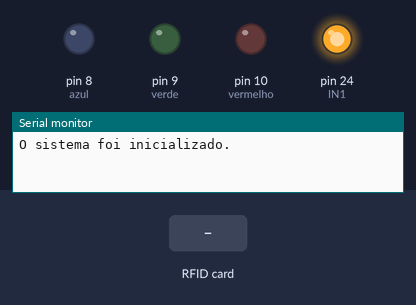
Recording of a sketch running on a simulated Arduino Mega 2560, built with avr-gcc and run on an emulated ATmega2560. Parts: output pins drawn as LEDs (lit = HIGH), the last lines printed to the serial monitor. The test bench sets the inputs (shaded band). Pins used as bus, display or sensor lines are not drawn.

Above: at 2.2 s.
2.3 s: RFID card A0 13 C1 BC held to the reader
At 3.9 s:
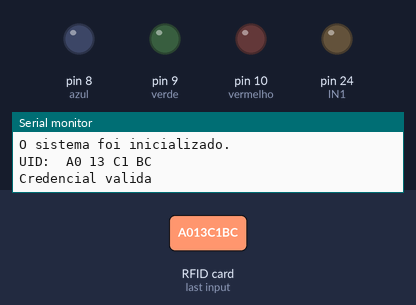
4.3 s: RFID card 5E 7A 19 C4 held to the reader
At 5.2 s:
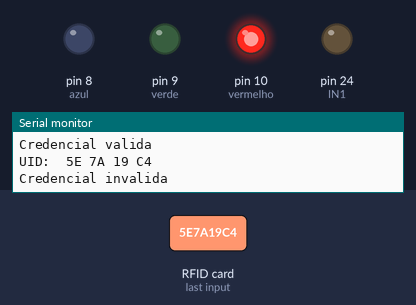
6.8 s: RFID card A0 13 C1 BC held to the reader
At 7.2 s:
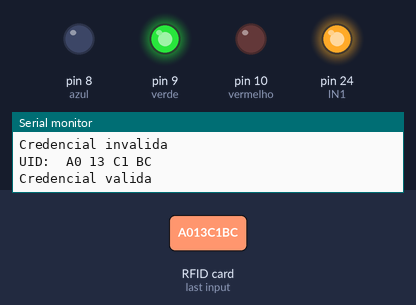
8.8 s: RFID card 5E 7A 19 C4 held to the reader
At 9.7 s:
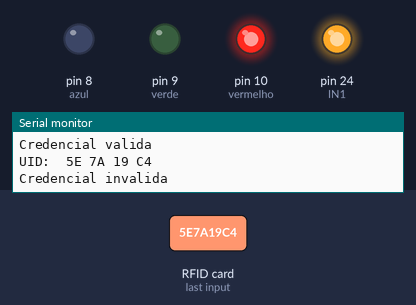
Timing chart, 0 to 11.8 s (numbered marks = the images above; inputs shaded):
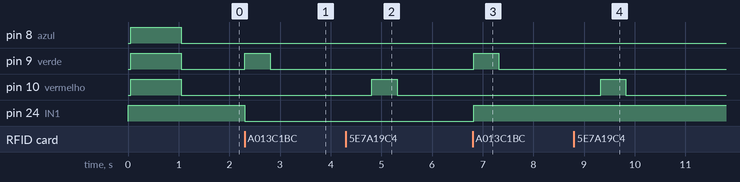

The sketch:

Automacao-com-RFID-v1.ino
```cpp
//Leitor RC522
#include <SPI.h>
#include <MFRC522.h>
#define SS_PIN 53
#define RST_PIN 5
MFRC522 mfrc522(SS_PIN, RST_PIN);

//LEDs
#define vermelho 10
#define verde 9
#define azul 8

//Modulo de reles
#define IN1 24
int IN1status = HIGH;

//Delay
#define curto 500
#define normal 1000
#define longo 2000

void setup() {
  pinMode(verde, OUTPUT);
  pinMode(azul, OUTPUT);
  pinMode(vermelho, OUTPUT);
  pinMode(IN1, OUTPUT);
  digitalWrite(IN1, HIGH); //obs: o modelo de rele uitizado usa a logica de HIGH => desligado
  Serial.begin(9600);
  SPI.begin();
  mfrc522.PCD_Init();
  boot();
}

void loop() {
  // verificando a presenca de cartoes
  if (!mfrc522.PICC_IsNewCardPresent()) {
    return;
  }
  if (!mfrc522.PICC_ReadCardSerial()) {
    return;
  }
  checaUID();
}

void checaUID() {
  Serial.print("UID: ");
  String uid = "";
  //conversao do valor hexadecimal puro para uma forma padronizada | obs.: o codigo utilizado para a conversao e identificacao do valor provem do seguinte local: https://randomnerdtutorials.com/security-access-using-mfrc522-rfid-reader-with-arduino/
  for (byte i = 0; i < mfrc522.uid.size; i++) {
    Serial.print(mfrc522.uid.uidByte[i] < 0x10 ? " 0" : " ");
    Serial.print(mfrc522.uid.uidByte[i], HEX);
    uid.concat(String(mfrc522.uid.uidByte[i] < 0x10 ? " 0" : " "));
    uid.concat(String(mfrc522.uid.uidByte[i], HEX));
  }
  Serial.println();
  uid.toUpperCase();
  //validacao do valor UID lido
  if (uid.substring(1) == "A0 13 C1 BC") {
    valido();
    delay(longo);
  } else {
    invalido();
  }
}

void valido() {
  Serial.println("Credencial valida");
  Serial.println();
  rele();
  digitalWrite(verde, HIGH);
  delay(curto);
  digitalWrite(verde, LOW);
}

void invalido() {
  Serial.println("Credencial invalida");
  Serial.println();
  digitalWrite(vermelho, HIGH);
  delay(curto);
  digitalWrite(vermelho, LOW);
}

void rele(){
  if(IN1status == HIGH){
    IN1status = LOW;
  } else IN1status = HIGH;
  digitalWrite(IN1, IN1status);
}

void boot() {
  Serial.println();
  Serial.println("O sistema foi inicializado.");
  digitalWrite(verde, HIGH);
  digitalWrite(azul, HIGH);
  digitalWrite(vermelho, HIGH);
  delay(normal);
  digitalWrite(verde, LOW);
  digitalWrite(azul, LOW);
  digitalWrite(vermelho, LOW);
}
```

Measured:
- after the input at 2.3 s, pin 9 (verde): LOW → HIGH at once, → LOW 0.50 s later; pin 24 (IN1): HIGH → LOW at once
- after the input at 4.3 s, pin 10 (vermelho): LOW → HIGH after 0.51 s, → LOW 0.50 s later
- after the input at 6.8 s, pin 9 (verde): LOW → HIGH at once, → LOW 0.50 s later; pin 24 (IN1): LOW → HIGH at once
- after the input at 8.8 s, pin 10 (vermelho): LOW → HIGH after 0.52 s, → LOW 0.50 s later
